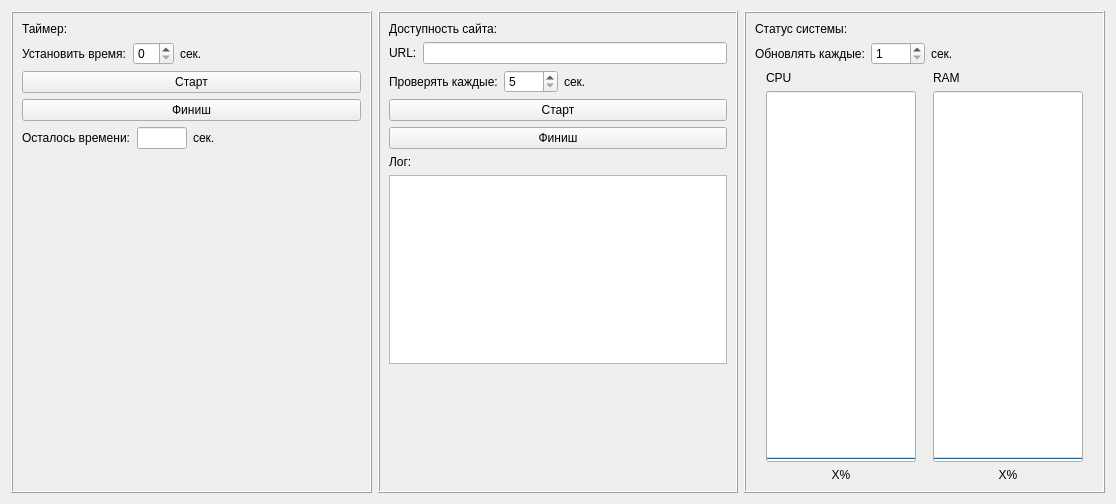
<?xml version="1.0" encoding="UTF-8"?>
<ui version="4.0">
 <class>Form</class>
 <widget class="QWidget" name="Form">
  <property name="geometry">
   <rect>
    <x>0</x>
    <y>0</y>
    <width>1116</width>
    <height>504</height>
   </rect>
  </property>
  <property name="windowTitle">
   <string>Form</string>
  </property>
  <layout class="QHBoxLayout" name="horizontalLayout">
   <item>
    <widget class="QFrame" name="frame">
     <property name="frameShape">
      <enum>QFrame::Box</enum>
     </property>
     <property name="frameShadow">
      <enum>QFrame::Raised</enum>
     </property>
     <layout class="QVBoxLayout" name="verticalLayout">
      <item>
       <widget class="QLabel" name="label">
        <property name="text">
         <string>Таймер:</string>
        </property>
       </widget>
      </item>
      <item>
       <layout class="QHBoxLayout" name="horizontalLayout_2">
        <item>
         <widget class="QLabel" name="label_5">
          <property name="text">
           <string>Установить время:</string>
          </property>
         </widget>
        </item>
        <item>
         <widget class="QSpinBox" name="spinBoxTimerCount"/>
        </item>
        <item>
         <widget class="QLabel" name="label_6">
          <property name="text">
           <string>сек.</string>
          </property>
         </widget>
        </item>
        <item>
         <spacer name="horizontalSpacer">
          <property name="orientation">
           <enum>Qt::Horizontal</enum>
          </property>
          <property name="sizeHint" stdset="0">
           <size>
            <width>40</width>
            <height>20</height>
           </size>
          </property>
         </spacer>
        </item>
       </layout>
      </item>
      <item>
       <widget class="QPushButton" name="pushButtonTimerStart">
        <property name="text">
         <string>Старт</string>
        </property>
        <property name="checkable">
         <bool>true</bool>
        </property>
       </widget>
      </item>
      <item>
       <widget class="QPushButton" name="pushButtonTimerStart_2">
        <property name="text">
         <string>Финиш</string>
        </property>
        <property name="checkable">
         <bool>true</bool>
        </property>
       </widget>
      </item>
      <item>
       <layout class="QHBoxLayout" name="horizontalLayout_3">
        <item>
         <widget class="QLabel" name="label_7">
          <property name="sizePolicy">
           <sizepolicy hsizetype="Maximum" vsizetype="Maximum">
            <horstretch>0</horstretch>
            <verstretch>0</verstretch>
           </sizepolicy>
          </property>
          <property name="text">
           <string>Осталось времени:</string>
          </property>
         </widget>
        </item>
        <item>
         <widget class="QLineEdit" name="lineEditTimerEnd">
          <property name="maximumSize">
           <size>
            <width>50</width>
            <height>16777215</height>
           </size>
          </property>
          <property name="readOnly">
           <bool>true</bool>
          </property>
         </widget>
        </item>
        <item>
         <widget class="QLabel" name="label_8">
          <property name="text">
           <string>сек.</string>
          </property>
         </widget>
        </item>
       </layout>
      </item>
      <item>
       <spacer name="verticalSpacer">
        <property name="orientation">
         <enum>Qt::Vertical</enum>
        </property>
        <property name="sizeHint" stdset="0">
         <size>
          <width>20</width>
          <height>329</height>
         </size>
        </property>
       </spacer>
      </item>
     </layout>
    </widget>
   </item>
   <item>
    <widget class="QFrame" name="frame_2">
     <property name="frameShape">
      <enum>QFrame::Box</enum>
     </property>
     <property name="frameShadow">
      <enum>QFrame::Raised</enum>
     </property>
     <layout class="QVBoxLayout" name="verticalLayout_2">
      <item>
       <widget class="QLabel" name="label_2">
        <property name="text">
         <string>Доступность сайта:</string>
        </property>
       </widget>
      </item>
      <item>
       <layout class="QHBoxLayout" name="horizontalLayout_6">
        <item>
         <widget class="QLabel" name="label_9">
          <property name="text">
           <string>URL:</string>
          </property>
         </widget>
        </item>
        <item>
         <widget class="QLineEdit" name="lineEditURL">
          <property name="readOnly">
           <bool>false</bool>
          </property>
         </widget>
        </item>
       </layout>
      </item>
      <item>
       <layout class="QHBoxLayout" name="horizontalLayout_7">
        <item>
         <widget class="QLabel" name="label_12">
          <property name="text">
           <string>Проверять каждые:</string>
          </property>
         </widget>
        </item>
        <item>
         <widget class="QSpinBox" name="spinBoxUrlCheckTime">
          <property name="minimum">
           <number>5</number>
          </property>
          <property name="maximum">
           <number>6000</number>
          </property>
         </widget>
        </item>
        <item>
         <widget class="QLabel" name="label_13">
          <property name="text">
           <string>сек.</string>
          </property>
         </widget>
        </item>
        <item>
         <spacer name="horizontalSpacer_2">
          <property name="orientation">
           <enum>Qt::Horizontal</enum>
          </property>
          <property name="sizeHint" stdset="0">
           <size>
            <width>40</width>
            <height>20</height>
           </size>
          </property>
         </spacer>
        </item>
       </layout>
      </item>
      <item>
       <widget class="QPushButton" name="pushButtonUrlCheckStart">
        <property name="text">
         <string>Старт</string>
        </property>
        <property name="checkable">
         <bool>true</bool>
        </property>
       </widget>
      </item>
      <item>
       <widget class="QPushButton" name="pushButtonUrlCheckStart_2">
        <property name="text">
         <string>Финиш</string>
        </property>
        <property name="checkable">
         <bool>true</bool>
        </property>
       </widget>
      </item>
      <item>
       <widget class="QLabel" name="label_14">
        <property name="text">
         <string>Лог:</string>
        </property>
       </widget>
      </item>
      <item>
       <widget class="QPlainTextEdit" name="plainTextEditUrlCheckLog">
        <property name="readOnly">
         <bool>true</bool>
        </property>
       </widget>
      </item>
      <item>
       <spacer name="verticalSpacer_2">
        <property name="orientation">
         <enum>Qt::Vertical</enum>
        </property>
        <property name="sizeHint" stdset="0">
         <size>
          <width>20</width>
          <height>121</height>
         </size>
        </property>
       </spacer>
      </item>
     </layout>
    </widget>
   </item>
   <item>
    <widget class="QFrame" name="frame_3">
     <property name="frameShape">
      <enum>QFrame::Box</enum>
     </property>
     <property name="frameShadow">
      <enum>QFrame::Raised</enum>
     </property>
     <layout class="QVBoxLayout" name="verticalLayout_5">
      <item>
       <widget class="QLabel" name="label_3">
        <property name="text">
         <string>Статус системы:</string>
        </property>
       </widget>
      </item>
      <item>
       <layout class="QHBoxLayout" name="horizontalLayout_8">
        <item>
         <widget class="QLabel" name="label_16">
          <property name="text">
           <string>Обновлять каждые:</string>
          </property>
         </widget>
        </item>
        <item>
         <widget class="QSpinBox" name="spinBoxSystemInfoDelay">
          <property name="minimum">
           <number>1</number>
          </property>
          <property name="maximum">
           <number>6000</number>
          </property>
         </widget>
        </item>
        <item>
         <widget class="QLabel" name="label_17">
          <property name="text">
           <string>сек.</string>
          </property>
         </widget>
        </item>
        <item>
         <spacer name="horizontalSpacer_3">
          <property name="orientation">
           <enum>Qt::Horizontal</enum>
          </property>
          <property name="sizeHint" stdset="0">
           <size>
            <width>40</width>
            <height>20</height>
           </size>
          </property>
         </spacer>
        </item>
       </layout>
      </item>
      <item>
       <layout class="QHBoxLayout" name="horizontalLayout_5">
        <item>
         <layout class="QVBoxLayout" name="verticalLayout_3">
          <item>
           <widget class="QLabel" name="label_4">
            <property name="maximumSize">
             <size>
              <width>150</width>
              <height>16777215</height>
             </size>
            </property>
            <property name="text">
             <string>CPU</string>
            </property>
           </widget>
          </item>
          <item>
           <widget class="QProgressBar" name="progressBarCPU">
            <property name="sizePolicy">
             <sizepolicy hsizetype="Expanding" vsizetype="Expanding">
              <horstretch>0</horstretch>
              <verstretch>0</verstretch>
             </sizepolicy>
            </property>
            <property name="maximumSize">
             <size>
              <width>150</width>
              <height>16777215</height>
             </size>
            </property>
            <property name="value">
             <number>0</number>
            </property>
            <property name="alignment">
             <set>Qt::AlignCenter</set>
            </property>
            <property name="orientation">
             <enum>Qt::Vertical</enum>
            </property>
            <property name="invertedAppearance">
             <bool>false</bool>
            </property>
            <property name="textDirection">
             <enum>QProgressBar::TopToBottom</enum>
            </property>
           </widget>
          </item>
          <item>
           <widget class="QLabel" name="labelCPUPercent">
            <property name="maximumSize">
             <size>
              <width>150</width>
              <height>16777215</height>
             </size>
            </property>
            <property name="text">
             <string>X%</string>
            </property>
            <property name="alignment">
             <set>Qt::AlignCenter</set>
            </property>
           </widget>
          </item>
         </layout>
        </item>
        <item>
         <layout class="QVBoxLayout" name="verticalLayout_4">
          <item>
           <widget class="QLabel" name="label_15">
            <property name="maximumSize">
             <size>
              <width>150</width>
              <height>16777215</height>
             </size>
            </property>
            <property name="text">
             <string>RAM</string>
            </property>
           </widget>
          </item>
          <item>
           <widget class="QProgressBar" name="progressBarRAM">
            <property name="sizePolicy">
             <sizepolicy hsizetype="Expanding" vsizetype="Expanding">
              <horstretch>0</horstretch>
              <verstretch>0</verstretch>
             </sizepolicy>
            </property>
            <property name="maximumSize">
             <size>
              <width>150</width>
              <height>16777215</height>
             </size>
            </property>
            <property name="value">
             <number>0</number>
            </property>
            <property name="orientation">
             <enum>Qt::Vertical</enum>
            </property>
           </widget>
          </item>
          <item>
           <widget class="QLabel" name="labelRAMPercent">
            <property name="maximumSize">
             <size>
              <width>150</width>
              <height>16777215</height>
             </size>
            </property>
            <property name="text">
             <string>X%</string>
            </property>
            <property name="alignment">
             <set>Qt::AlignCenter</set>
            </property>
           </widget>
          </item>
         </layout>
        </item>
       </layout>
      </item>
     </layout>
    </widget>
   </item>
  </layout>
 </widget>
 <resources/>
 <connections/>
</ui>
